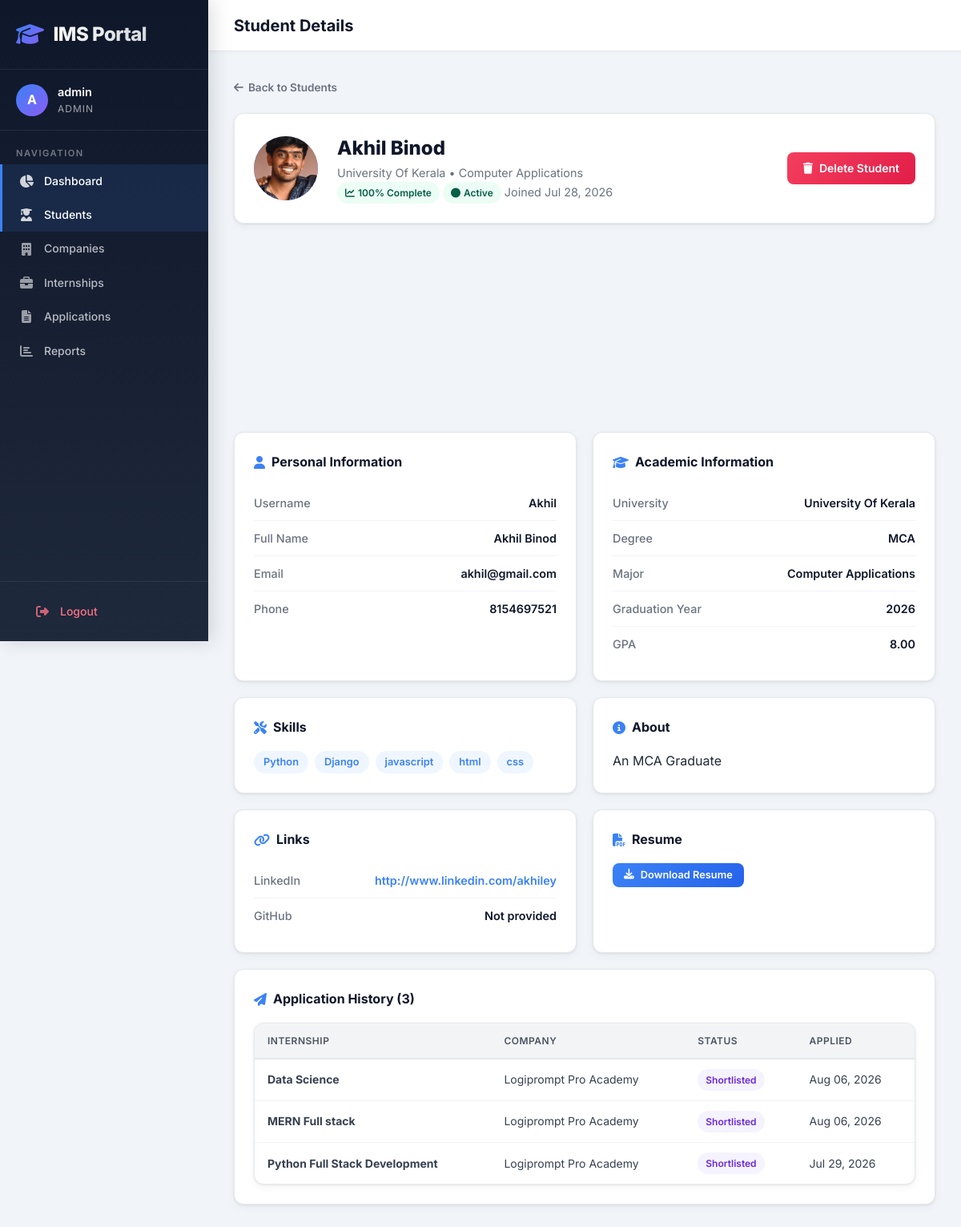
The page /admin-dashboard/students/1/ (signed in) on the database its author committed.
### accounts/models.py (models this page shows, shortened)
class User(AbstractUser):
    ROLE_CHOICES = (
        ('admin', 'Admin'),
        ('student', 'Student'),
        ('company', 'Company'),
    )
    email = models.EmailField(unique=True)
    role = models.CharField(max_length=10, choices=ROLE_CHOICES)
    objects = CustomUserManager()
    REQUIRED_FIELDS = ['email']
    @property
    def is_admin(self):
        return self.role == 'admin'
    @property
    def is_student(self):
        return self.role == 'student'

### students/models.py (models this page shows, shortened)
class StudentProfile(models.Model):
    user = models.OneToOneField(settings.AUTH_USER_MODEL, on_delete=models.CASCADE, related_name='student_profile')
    first_name = models.CharField(max_length=100, blank=True)
    last_name = models.CharField(max_length=100, blank=True)
    phone = models.CharField(max_length=20, blank=True)
    university = models.CharField(max_length=200, blank=True)
    degree = models.CharField(max_length=100, blank=True)
    major = models.CharField(max_length=100, blank=True)
    graduation_year = models.IntegerField(null=True, blank=True)
    gpa = models.DecimalField(max_digits=4, decimal_places=2, null=True, blank=True)
    skills = models.TextField(blank=True, help_text='Comma-separated skills')
    bio = models.TextField(blank=True)
    resume = models.FileField(
        upload_to=resume_upload_path,
        blank=True,
        null=True,
        validators=[FileExtensionValidator(allowed_extensions=['pdf', 'doc', 'docx'])]
    )
    profile_picture = models.ImageField(upload_to='profile_pics/students/', blank=True, null=True)
    linkedin_url = models.URLField(blank=True)
    github_url = models.URLField(blank=True)
    created_at = models.DateTimeField(auto_now_add=True)
    updated_at = models.DateTimeField(auto_now=True)
    class Meta:
        ordering = ['-created_at']
    @property
    def full_name(self):
        return f"{self.first_name} {self.last_name}".strip() or self.user.username
    @property
    def profile_completion(self):
        fields = ['first_name', 'last_name', 'phone', 'university', 'degree', 'major', 'graduation_year', 'skills', 'bio', 'resume']
        filled = sum(1 for f in fields if getattr(self, f))
        return int((filled / len(fields)) * 100)

class Application(models.Model):
    STATUS_CHOICES = (
        ('pending', 'Pending'),
        ('reviewed', 'Reviewed'),
        ('shortlisted', 'Shortlisted'),
        ('accepted', 'Accepted'),
        ('rejected', 'Rejected'),
    )
    student = models.ForeignKey(StudentProfile, on_delete=models.CASCADE, related_name='applications')
    internship = models.ForeignKey('companies.Internship', on_delete=models.CASCADE, related_name='applications')
    cover_letter = models.TextField(blank=True)
    status = models.CharField(max_length=20, choices=STATUS_CHOICES, default='pending')
    applied_at = models.DateTimeField(auto_now_add=True)
    updated_at = models.DateTimeField(auto_now=True)
    class Meta:
        unique_together = ('student', 'internship')
        ordering = ['-applied_at']

### companies/models.py (models this page shows, shortened)
class Internship(models.Model):
    TYPE_CHOICES = (
        ('remote', 'Remote'),
        ('onsite', 'On-site'),
        ('hybrid', 'Hybrid'),
    )
    company = models.ForeignKey(CompanyProfile, on_delete=models.CASCADE, related_name='internships')
    title = models.CharField(max_length=200)
    description = models.TextField()
    requirements = models.TextField()
    location = models.CharField(max_length=200)
    internship_type = models.CharField(max_length=10, choices=TYPE_CHOICES)
    duration = models.CharField(max_length=50)
    stipend = models.DecimalField(max_digits=10, decimal_places=2, null=True, blank=True)
    positions_available = models.IntegerField(default=1)
    application_deadline = models.DateField()
    is_approved = models.BooleanField(default=True, help_text='Internships go live immediately when posted')
    is_active = models.BooleanField(default=True)
    created_at = models.DateTimeField(auto_now_add=True)
    updated_at = models.DateTimeField(auto_now=True)
    class Meta:
        ordering = ['-created_at']

class CompanyProfile(models.Model):
    user = models.OneToOneField(settings.AUTH_USER_MODEL, on_delete=models.CASCADE, related_name='company_profile')
    company_name = models.CharField(max_length=200)
    industry = models.CharField(max_length=100, blank=True)
    website = models.URLField(blank=True)
    location = models.CharField(max_length=200, blank=True)
    description = models.TextField(blank=True)
    logo = models.ImageField(upload_to='company_logos/', blank=True, null=True)
    contact_email = models.EmailField(blank=True)
    contact_phone = models.CharField(max_length=20, blank=True)
    is_verified = models.BooleanField(default=False)
    created_at = models.DateTimeField(auto_now_add=True)
    updated_at = models.DateTimeField(auto_now=True)
    class Meta:
        ordering = ['-created_at']

### dashboard/views.py (the view)
# urls.py: path('students/<int:pk>/', views.view_student, name='view_student'),
@login_required
@admin_required
def view_student(request, pk):
    student = get_object_or_404(StudentProfile.objects.select_related('user'), pk=pk)
    applications = Application.objects.filter(student=student).select_related('internship__company')
    total_apps = applications.count()
    pending_apps = applications.filter(status='pending').count()
    accepted_apps = applications.filter(status='accepted').count()
    rejected_apps = applications.filter(status='rejected').count()
    return render(request, 'dashboard/student_detail.html', {
        'student': student,
        'applications': applications,
        'total_apps': total_apps,
        'pending_apps': pending_apps,
        'accepted_apps': accepted_apps,
        'rejected_apps': rejected_apps,
    })

### students/context_processors.py (called while the page is built)
def unread_notifications_count(request):
    if request.user.is_authenticated and request.user.is_student:
        count = request.user.notifications.filter(is_read=False).count()
        return {'unread_notifications_count': count}
    return {'unread_notifications_count': 0}

### students/templatetags/student_extras.py (called while the page is built)
@register.filter
@stringfilter
def split(value, delimiter=","):
    if not value:
        return []
    return [item.strip() for item in value.split(delimiter) if item.strip()]

### templates/dashboard/student_detail.html (shortened to what this page needs)
{% extends 'base.html' %}
{% load student_extras %}
{% block page_title %}Student Details{% endblock %}
{% block content %}
<a href="{% url 'dashboard:manage_students' %}" class="back-link"><i class="fas fa-arrow-left"></i> Back to Students</a>
<div class="profile-header">
    <div class="profile-avatar">
        {% if student.profile_picture %}
        <img src="{{ student.profile_picture.url }}" alt="{{ student.full_name }}">
        {% else %}
        {{ student.first_name|make_list|first|upper|default:"S" }}
        {% endif %}
    </div>
    <div>
        <div class="profile-name">{{ student.full_name }}</div>
        <div class="profile-meta">
            {% if student.university %}{{ student.university }}{% endif %}
            {% if student.major %} &bull; {{ student.major }}{% endif %}
        </div>
        <div class="profile-meta">
            <span class="badge badge-active"><i class="fas fa-chart-line"></i> {{ student.profile_completion }}% Complete</span>
            <span class="badge badge-{{ student.user.is_active|yesno:'approved,rejected' }}"><i class="fas fa-circle"></i> {{ student.user.is_active|yesno:'Active,Inactive' }}</span>
            <span class="text-muted">Joined {{ student.created_at|date:"M d, Y" }}</span>
        </div>
    </div>
    <div style="margin-left: auto;">
        <form method="POST" action="{% url 'dashboard:delete_student' student.pk %}" style="display:inline;" data-confirm="Are you sure you want to delete this student? This will also delete their account and all applications.">
            <button type="submit" class="btn btn-danger"><i class="fas fa-trash"></i> Delete Student</button>
        </form>
    </div>
</div>
<div class="stats-grid" style="margin-bottom: 24px;">
</div>
<div class="profile-grid">
    <div class="card">
        <div class="card-body profile-section">
            <h3><i class="fas fa-user"></i> Personal Information</h3>
            <div class="profile-field">
                <span class="label">Username</span>
                <span class="value">{{ student.user.username }}</span>
            </div>
            <div class="profile-field">
                <span class="label">Full Name</span>
                <span class="value">{{ student.full_name }}</span>
            </div>
            <div class="profile-field">
                <span class="label">Email</span>
                <span class="value">{{ student.user.email }}</span>
            </div>
            <div class="profile-field">
                <span class="label">Phone</span>
                <span class="value">{{ student.phone|default:"Not provided" }}</span>
            </div>
        </div>
    </div>
    <div class="card">
        <div class="card-body profile-section">
            <h3><i class="fas fa-graduation-cap"></i> Academic Information</h3>
            <div class="profile-field">
                <span class="label">University</span>
                <span class="value">{{ student.university|default:"Not provided" }}</span>
            </div>
            <div class="profile-field">
                <span class="label">Degree</span>
                <span class="value">{{ student.degree|default:"Not provided" }}</span>
            </div>
            <div class="profile-field">
                <span class="label">Major</span>
                <span class="value">{{ student.major|default:"Not provided" }}</span>
            </div>
            <div class="profile-field">
                <span class="label">Graduation Year</span>
                <span class="value">{{ student.graduation_year|default:"Not provided" }}</span>
            </div>
            <div class="profile-field">
                <span class="label">GPA</span>
                <span class="value">{{ student.gpa|default:"Not provided" }}</span>
            </div>
        </div>
    </div>
    <div class="card">
        <div class="card-body profile-section">
            <h3><i class="fas fa-tools"></i> Skills</h3>
            {% if student.skills %}
            <div class="skill-tags">
                {% for skill in student.skills|split:"," %}
                <span class="skill-tag">{{ skill }}</span>
                {% endfor %}
            </div>
            {% else %}
            <p class="text-muted">No skills added yet.</p>
            {% endif %}
        </div>
    </div>
    <div class="card">
        <div class="card-body profile-section">
            <h3><i class="fas fa-info-circle"></i> About</h3>
            <p>{{ student.bio|default:"No bio added yet."|linebreaksbr }}</p>
        </div>
    </div>
    <div class="card">
        <div class="card-body profile-section">
            <h3><i class="fas fa-link"></i> Links</h3>
            <div class="profile-field">
                <span class="label">LinkedIn</span>
                <span class="value">
                    {% if student.linkedin_url %}<a href="{{ student.linkedin_url }}" target="_blank">{{ student.linkedin_url }}</a>{% else %}Not provided{% endif %}
                </span>
            </div>
            <div class="profile-field">
                <span class="label">GitHub</span>
                <span class="value">
                    {% if student.github_url %}<a href="{{ student.github_url }}" target="_blank">{{ student.github_url }}</a>{% else %}Not provided{% endif %}
                </span>
            </div>
        </div>
    </div>
    <div class="card">
        <div class="card-body profile-section">
            <h3><i class="fas fa-file-pdf"></i> Resume</h3>
            {% if student.resume %}
            <a href="{{ student.resume.url }}" target="_blank" class="btn btn-primary btn-sm"><i class="fas fa-download"></i> Download Resume</a>
            {% else %}
            <p class="text-muted">No resume uploaded.</p>
            {% endif %}
        </div>
    </div>
    <div class="card" style="grid-column: 1 / -1;">
        <div class="card-body profile-section">
            <h3><i class="fas fa-paper-plane"></i> Application History ({{ applications|length }})</h3>
            {% if applications %}
            <div class="table-container">
                <table class="table">
                    <thead>
                        <tr>
                            <th>Internship</th>
                            <th>Company</th>
                            <th>Status</th>
                            <th>Applied</th>
                        </tr>
                    </thead>
                    <tbody>
                        {% for app in applications %}
                        <tr>
                            <td><strong>{{ app.internship.title }}</strong></td>
                            <td>{{ app.internship.company.company_name }}</td>
                            <td><span class="badge badge-{{ app.status }}">{{ app.get_status_display }}</span></td>
                            <td>{{ app.applied_at|date:"M d, Y" }}</td>
                        </tr>
                        {% endfor %}
                    </tbody>
                </table>
            </div>
            {% else %}
            <p class="text-muted">This student hasn't applied to any internships yet.</p>
            {% endif %}
        </div>
    </div>
</div>
{% endblock %}

### templates/base.html (shortened to what this page needs)
{% load static %}
<!DOCTYPE html>
<html lang="en">
<head>
    <link rel="stylesheet" href="https://cdnjs.cloudflare.com/ajax/libs/font-awesome/6.5.1/css/all.min.css">
    <link rel="stylesheet" href="{% static 'css/style.css' %}">
</head>
<body>
    {% if user.is_authenticated %}
    <div class="app-layout">
        <aside class="sidebar">
            <div class="sidebar-header">
                <div class="sidebar-logo">
                    <i class="fas fa-graduation-cap"></i>
                    <span>IMS Portal</span>
                </div>
            </div>
            <div class="sidebar-user">
                <div class="sidebar-user-info">
                    <div class="sidebar-user-avatar">{{ user.username|make_list|first|upper }}</div>
                    <div class="sidebar-user-details">
                        <div class="sidebar-username">{{ user.username }}</div>
                        <div class="sidebar-role">{{ user.get_role_display }}</div>
                    </div>
                </div>
            </div>
            <nav class="sidebar-nav">
                <div class="sidebar-nav-section">Navigation</div>
                {% if user.is_admin %}
                <a href="{% url 'dashboard:admin_dashboard' %}" class="sidebar-link"><i class="fas fa-chart-pie"></i> Dashboard</a>
                <a href="{% url 'dashboard:manage_students' %}" class="sidebar-link"><i class="fas fa-user-graduate"></i> Students</a>
                <a href="{% url 'dashboard:manage_companies' %}" class="sidebar-link"><i class="fas fa-building"></i> Companies</a>
                <a href="{% url 'dashboard:manage_internships' %}" class="sidebar-link"><i class="fas fa-briefcase"></i> Internships</a>
                <a href="{% url 'dashboard:manage_applications' %}" class="sidebar-link"><i class="fas fa-file-alt"></i> Applications</a>
                <a href="{% url 'dashboard:reports' %}" class="sidebar-link"><i class="fas fa-chart-bar"></i> Reports</a>
                {% endif %}
            </nav>
            <div class="sidebar-footer">
                <a href="{% url 'accounts:logout' %}" class="sidebar-link logout-link"><i class="fas fa-sign-out-alt"></i> Logout</a>
            </div>
        </aside>
        <div class="main-content">
            <header class="topbar">
                <h1 class="topbar-title">{% block page_title %}Dashboard{% endblock %}</h1>
            </header>
            <main class="content-area">
    {% endif %}
    {% block content %}{% endblock %}
    </main>
    {% if user.is_authenticated %}
        </div>
    </div>
    {% endif %}
</body>
</html>

### rows shown on the page
User: username|make_list "A", username "admin", role "ADMIN"
StudentProfile: profile_picture (picture), full_name "Akhil Binod", university "University Of Kerala", major "Computer Applications", profile_completion "100", user.is_active "Active", created_at "Jul 28, 2026", user.username "Akhil", user.email "akhil@gmail.com", phone "8154697521", degree "MCA", graduation_year "2026", gpa "8.00", bio "An MCA Graduate", linkedin_url "http://www.linkedin.com/akhiley"
Application: internship "Data Science", internship.company.company_name "Logiprompt Pro Academy", status "Shortlisted", applied_at "Aug 06, 2026"
Application: internship "MERN Full stack", internship.company.company_name "Logiprompt Pro Academy", status "Shortlisted", applied_at "Aug 06, 2026"
Application: internship "Python Full Stack Development", internship.company.company_name "Logiprompt Pro Academy", status "Shortlisted", applied_at "Jul 29, 2026"

### other values the page prints
{{ skill }} "Python" "Django" "javascript" "html" "css"
{{ applications|length }} "3"
